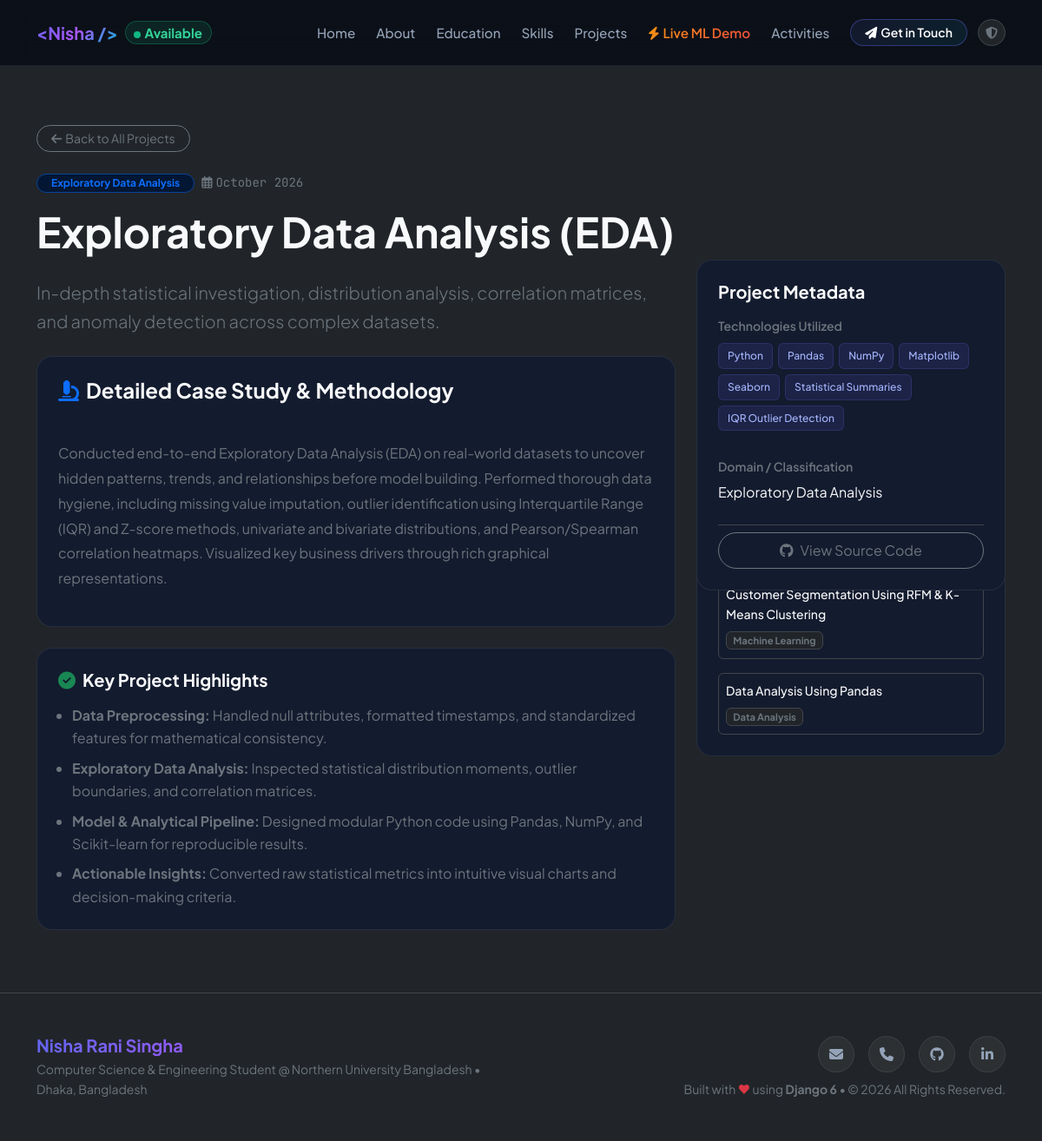
Screenshot of /project/exploratory-data-analysis-eda/ with the database file from the repository.
### portfolio/models.py (models this page shows, shortened)
class Project(models.Model):
    CATEGORY_CHOICES = [
        ('ml', 'Machine Learning'),
        ('da', 'Data Analysis'),
        ('eda', 'Exploratory Data Analysis'),
        ('dev', 'Web Development'),
    ]
    title = models.CharField(max_length=200)
    slug = models.SlugField(unique=True, blank=True)
    category = models.CharField(max_length=20, choices=CATEGORY_CHOICES, default='da')
    short_description = models.CharField(max_length=300)
    description = models.TextField()
    technologies = models.CharField(max_length=255, help_text="Comma-separated technologies e.g. Python, Pandas, Scikit-learn")
    image = models.ImageField(upload_to="projects/", blank=True, null=True)
    featured = models.BooleanField(default=True)
    github_url = models.URLField(blank=True, default="https://github.com")
    live_demo_url = models.URLField(blank=True)
    order = models.PositiveIntegerField(default=1)
    created_at = models.DateField(auto_now_add=True)
    class Meta:
        ordering = ['order']
    def get_tech_list(self):
        return [t.strip() for t in self.technologies.split(',') if t.strip()]

class Profile(models.Model):
    name = models.CharField(max_length=150, default="Nisha Rani Singha")
    tagline = models.CharField(
        max_length=255,
        default="Computer Science & Engineering Student | Aspiring Data Scientist & ML Enthusiast"
    )
    bio = models.TextField(
        default=(
            "Computer Science and Engineering student with introductory knowledge of data science "
            "and machine learning. Completed an Ostad Data Science course and building foundational "
            "skills in Python, statistics, probability, data analysis, and machine learning. "
            "Interested in learning, practical projects, and entry-level opportunities."
        )
    )
    location = models.CharField(max_length=120, default="Dhaka, Bangladesh")
    email = models.EmailField(default="nishasingha277@gmail.com")
    phone = models.CharField(max_length=50, default="01609439468")
    avatar = models.ImageField(upload_to="profile/", blank=True, null=True)
    github = models.URLField(blank=True, default="https://github.com")
    linkedin = models.URLField(blank=True, default="https://linkedin.com")
    resume = models.FileField(upload_to="resume/", blank=True, null=True)
    class Meta:
        verbose_name = "Profile Information"
        verbose_name_plural = "Profile Information"

### portfolio/views.py (the view)
# urls.py: path('project/<slug:slug>/', views.project_detail, name='project_detail'),
def project_detail(request, slug):
    project = get_object_or_404(Project, slug=slug)
    related_projects = Project.objects.exclude(id=project.id)[:3]
    return render(request, 'portfolio/project_detail.html', {
        'project': project,
        'related_projects': related_projects,
    })

### portfolio/context_processors.py (called while the page is built, shortened)
def portfolio_context(request):
    profile = Profile.objects.first()
    return {
        'site_profile': profile
    }

### portfolio/templates/portfolio/project_detail.html (shortened to what this page needs)
{% extends 'portfolio/base.html' %}
{% load static %}
{% block content %}
<section class="py-5" style="padding-top: 120px !important;">
    <div class="container py-4">
        <div class="mb-4">
            <a href="/#projects" class="btn btn-sm btn-outline-secondary rounded-pill px-3">
                <i class="fas fa-arrow-left me-1"></i>Back to All Projects
            </a>
        </div>
        <div class="row gy-5">
            <div class="col-lg-8">
                <div class="d-flex align-items-center gap-2 mb-3">
                    <span class="badge bg-primary-subtle text-primary border border-primary-subtle rounded-pill px-3 py-1">
                        {{ project.get_category_display }}
                    </span>
                    <span class="text-secondary small font-mono">
                        <i class="far fa-calendar-alt me-1"></i>{{ project.created_at|date:"F Y" }}
                    </span>
                </div>
                <h1 class="display-5 fw-bold text-light mb-4">{{ project.title }}</h1>
                <div class="lead text-secondary mb-4">
                    {{ project.short_description }}
                </div>
                <div class="card-custom p-4 mb-4">
                    <h4 class="fw-bold text-light mb-3"><i class="fas fa-microscope text-primary me-2"></i>Detailed Case Study & Methodology</h4>
                    <p class="text-secondary" style="white-space: pre-line; line-height: 1.8;">
                        {{ project.description }}
                    </p>
                </div>
                <div class="card-custom p-4">
                    <h5 class="fw-bold text-light mb-3"><i class="fas fa-check-circle text-success me-2"></i>Key Project Highlights</h5>
                    <ul class="text-secondary mb-0 ps-3">
                        <li class="mb-2"><strong>Data Preprocessing:</strong> Handled null attributes, formatted timestamps, and standardized features for mathematical consistency.</li>
                        <li class="mb-2"><strong>Exploratory Data Analysis:</strong> Inspected statistical distribution moments, outlier boundaries, and correlation matrices.</li>
                        <li class="mb-2"><strong>Model & Analytical Pipeline:</strong> Designed modular Python code using Pandas, NumPy, and Scikit-learn for reproducible results.</li>
                        <li><strong>Actionable Insights:</strong> Converted raw statistical metrics into intuitive visual charts and decision-making criteria.</li>
                    </ul>
                </div>
            </div>
            <div class="col-lg-4">
                <div class="card-custom p-4 mb-4 sticky-top" style="top: 100px;">
                    <h5 class="fw-bold text-light mb-3">Project Metadata</h5>
                    <div class="mb-4">
                        <small class="text-secondary d-block mb-2 fw-semibold">Technologies Utilized</small>
                        <div class="d-flex flex-wrap">
                            {% for tech in project.get_tech_list %}
                                <span class="tech-tag">{{ tech }}</span>
                            {% endfor %}
                        </div>
                    </div>
                    <div class="mb-4">
                        <small class="text-secondary d-block mb-1 fw-semibold">Domain / Classification</small>
                        <span class="text-light">{{ project.get_category_display }}</span>
                    </div>
                    <div class="d-grid gap-2 pt-2 border-top border-secondary-subtle">
                        <a href="{{ project.github_url }}" target="_blank" class="btn btn-outline-secondary rounded-pill py-2">
                            <i class="fab fa-github me-2"></i>View Source Code
                        </a>
                    </div>
                </div>
                {% if related_projects %}
                    <div class="card-custom p-4">
                        <h6 class="fw-bold text-light mb-3">Other Projects</h6>
                        <div class="d-flex flex-column gap-3">
                            {% for rel in related_projects %}
                                <a href="{% url 'portfolio:project_detail' rel.slug %}" class="text-decoration-none">
                                    <div class="p-2 rounded hover-bg-dark border border-secondary-subtle">
                                        <div class="text-light fw-medium small mb-1">{{ rel.title }}</div>
                                        <span class="badge bg-dark text-secondary border border-secondary-subtle" style="font-size: 0.7rem;">
                                            {{ rel.get_category_display }}
                                        </span>
                                    </div>
                                </a>
                            {% endfor %}
                        </div>
                    </div>
                {% endif %}
            </div>
        </div>
    </div>
</section>
{% endblock %}

### portfolio/templates/portfolio/base.html (shortened to what this page needs)
{% load static %}
<!DOCTYPE html>
<html lang="en" data-bs-theme="dark">
<head>
    <link href="https://cdn.jsdelivr.net/npm/bootstrap@5.3.3/dist/css/bootstrap.min.css" rel="stylesheet">
    <link rel="stylesheet" href="https://cdnjs.cloudflare.com/ajax/libs/font-awesome/6.5.1/css/all.min.css">
    <link rel="stylesheet" href="{% static 'portfolio/css/style.css' %}">
</head>
<body class="bg-dark text-light">
    <nav class="navbar navbar-expand-lg fixed-top navbar-glass py-3" id="mainNav">
        <div class="container">
            <a class="navbar-brand d-flex align-items-center gap-2 fw-bold" href="/#home">
                <span class="brand-gradient-text">&lt;Nisha /&gt;</span>
                <span class="badge rounded-pill bg-emerald-subtle text-emerald border border-emerald-subtle d-none d-sm-inline">
                    <span class="status-dot pulse me-1"></span>Available
                </span>
            </a>
            <div class="collapse navbar-collapse" id="navbarContent">
                <ul class="navbar-nav ms-auto mb-2 mb-lg-0 align-items-lg-center gap-lg-2">
                    <li class="nav-item">
                        <a class="nav-link" href="/#home">Home</a>
                    </li>
                    <li class="nav-item">
                        <a class="nav-link" href="/#about">About</a>
                    </li>
                    <li class="nav-item">
                        <a class="nav-link" href="/#education">Education</a>
                    </li>
                    <li class="nav-item">
                        <a class="nav-link" href="/#skills">Skills</a>
                    </li>
                    <li class="nav-item">
                        <a class="nav-link" href="/#projects">Projects</a>
                    </li>
                    <li class="nav-item">
                        <a class="nav-link text-gradient-accent fw-semibold" href="/#demo">
                            <i class="fas fa-bolt me-1 text-warning"></i>Live ML Demo
                        </a>
                    </li>
                    <li class="nav-item">
                        <a class="nav-link" href="/#activities">Activities</a>
                    </li>
                    <li class="nav-item ms-lg-2">
                        <a class="btn btn-outline-gradient btn-sm px-3 rounded-pill" href="/#contact">
                            <i class="fas fa-paper-plane me-1"></i>Get in Touch
                        </a>
                    </li>
                    <li class="nav-item ms-lg-1">
                        <a class="btn btn-sm btn-dark text-secondary border border-secondary-subtle rounded-pill" href="/admin/" title="Django Admin" target="_blank">
                            <i class="fas fa-shield-halved"></i>
                        </a>
                    </li>
                </ul>
            </div>
        </div>
    </nav>
    <main>
        {% block content %}{% endblock %}
    </main>
    <footer class="footer py-5 border-top border-secondary-subtle">
        <div class="container">
            <div class="row align-items-center gy-4">
                <div class="col-md-6 text-center text-md-start">
                    <h5 class="fw-bold mb-1 text-gradient-brand">{{ site_profile.name }}</h5>
                    <p class="text-secondary small mb-0">
                        Computer Science & Engineering Student @ Northern University Bangladesh &bull; {{ site_profile.location }}
                    </p>
                </div>
                <div class="col-md-6 text-center text-md-end">
                    <div class="d-flex justify-content-center justify-content-md-end gap-3 mb-2">
                        <a href="mailto:{{ site_profile.email }}" class="social-icon-btn" title="Email">
                            <i class="fas fa-envelope"></i>
                        </a>
                        <a href="tel:{{ site_profile.phone }}" class="social-icon-btn" title="Call">
                            <i class="fas fa-phone"></i>
                        </a>
                        <a href="{{ site_profile.github }}" target="_blank" class="social-icon-btn" title="GitHub">
                            <i class="fab fa-github"></i>
                        </a>
                        <a href="{{ site_profile.linkedin }}" target="_blank" class="social-icon-btn" title="LinkedIn">
                            <i class="fab fa-linkedin-in"></i>
                        </a>
                    </div>
                    <p class="text-secondary small mb-0">
                        Built with <span class="text-danger">&hearts;</span> using <strong>Django 6</strong> &bull; &copy; 2026 All Rights Reserved.
                    </p>
                </div>
            </div>
        </div>
    </footer>
</body>
</html>

### portfolio/static/portfolio/css/style.css (style rules this page uses)
:root { --primary: #6366f1; --primary-light: #818cf8; --secondary: #06b6d4; --accent: #f43f5e; --emerald: #10b981; --warning: #f59e0b; --bg-darker: #090d16; --bg-card: #131b2e; --bg-card-hover: #1a253e; --border-color: rgba(255, 255, 255, 0.08); --border-glow: rgba(99, 102, 241, 0.25); --text-primary: #f8fafc; --text-muted: #94a3b8; --font-main: 'Plus Jakarta Sans', -apple-system, BlinkMacSystemFont, sans-serif; --font-mono: 'JetBrains Mono', monospace; }
body { font-family: var(--font-main); background-color: var(--bg-darker); color: var(--text-primary); overflow-x: hidden; scroll-behavior: smooth; line-height: 1.65; }
.brand-gradient-text, .text-gradient-brand { background: linear-gradient(135deg, #6366f1 0%, #a855f7 50%, #06b6d4 100%); -webkit-background-clip: text; -webkit-text-fill-color: transparent; }
.text-gradient-accent { background: linear-gradient(135deg, #f59e0b 0%, #ef4444 100%); -webkit-background-clip: text; -webkit-text-fill-color: transparent; }
.font-mono { font-family: var(--font-mono); }
.navbar-glass { background: rgba(9, 13, 22, 0.85); backdrop-filter: blur(16px); -webkit-backdrop-filter: blur(16px); border-bottom: 1px solid var(--border-color); transition: all 0.3s ease; }
.nav-link { color: var(--text-muted); font-weight: 500; font-size: 0.95rem; transition: color 0.2s ease; }
.status-dot { display: inline-block; width: 8px; height: 8px; border-radius: 50%; background-color: var(--emerald); }
.status-dot.pulse { box-shadow: 0 0 0 0 rgba(16, 185, 129, 0.7); animation: pulse-green 2s infinite; }
.bg-emerald-subtle { background-color: rgba(16, 185, 129, 0.12); }
.text-emerald { color: #34d399; }
.border-emerald-subtle { border-color: rgba(16, 185, 129, 0.3) !important; }
.btn-outline-gradient { position: relative; background: linear-gradient(135deg, rgba(99, 102, 241, 0.1), rgba(6, 182, 212, 0.1)); border: 1px solid rgba(99, 102, 241, 0.4); color: #fff; font-weight: 600; transition: all 0.3s ease; }
.social-icon-btn { width: 42px; height: 42px; display: inline-flex; align-items: center; justify-content: center; border-radius: 50%; background: rgba(255, 255, 255, 0.05); border: 1px solid var(--border-color); color: var(--text-muted); transition: all 0.25s ease; text-decoration: none; }
.card-custom { background: var(--bg-card); border: 1px solid var(--border-color); border-radius: 18px; padding: 24px; transition: all 0.3s ease; position: relative; overflow: hidden; }
.tech-tag { display: inline-block; padding: 4px 10px; font-size: 0.75rem; font-weight: 500; border-radius: 6px; background: rgba(99, 102, 241, 0.12); color: #a5b4fc; border: 1px solid rgba(99, 102, 241, 0.2); margin-right: 6px; margin-bottom: 6px; }

### rows the page displays
Project: category "Exploratory Data Analysis", created_at "October 2026", title "Exploratory Data Analysis (EDA)", short_description "In-depth statistical investigation, distribution analysis, correlation matrices, and anomaly detection across complex datasets.", description "Conducted end-to-end Exploratory Data Analysis (EDA) on real-world datasets to uncover hidden patterns, trends, and relationships before model building. Performed thorough data hygiene, including missing value imputation, outlier identification using Interquartile Range (IQR) and Z-score methods, univariate and bivariate distributions, and Pearson/Spearman correlation heatmaps. Visualized key business drivers through rich graphical representations."
Project: title "Customer Segmentation Using RFM & K-Means Clustering", category "Machine Learning"
Project: title "Data Analysis Using Pandas", category "Data Analysis"
Profile: name "Nisha Rani Singha", location "Dhaka, Bangladesh"

### other values shown
{{ tech }} "Python" "Pandas" "NumPy" "Matplotlib" "Seaborn" "Statistical Summaries" "IQR Outlier Detection"
